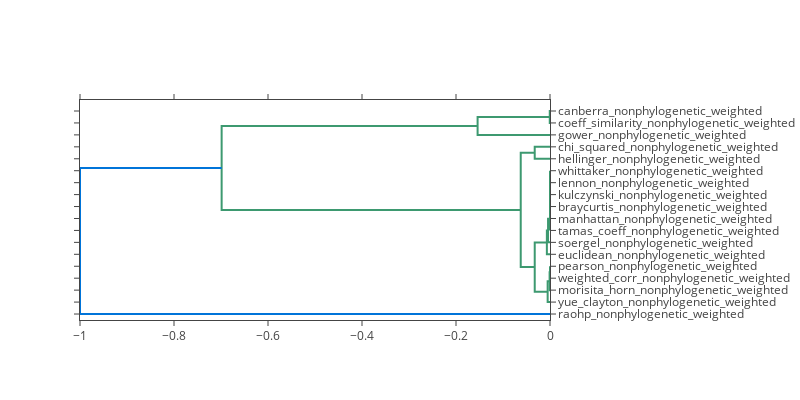

Notebook cell for this chart:
### Code cell
plot_dm_dendrogram(filters=["unweighted", "_phylogenetic"],height=400)

### Figure 1 — Plotly figure (JSON) as saved in the notebook; plotly's stock layout.template omitted (floating-point values rounded to 4 significant figures)
{"data": [{"hoverinfo": "text", "marker": {"color": "rgb(61,153,112)"}, "mode": "lines", "text": null, "type": "scatter", "x": [0, 0, 0, 0], "xaxis": "x", "y": [35, 35, 45, 45], "yaxis": "y"}, {"hoverinfo": "text", "marker": {"color": "rgb(61,153,112)"}, "mode": "lines", "text": null, "type": "scatter", "x": [0, -0.0008539, -0.0008539, 0], "xaxis": "x", "y": [25, 25, 40, 40], "yaxis": "y"}, {"hoverinfo": "text", "marker": {"color": "rgb(61,153,112)"}, "mode": "lines", "text": null, "type": "scatter", "x": [0, -0.004989, -0.004989, -0.0008539], "xaxis": "x", "y": [15, 15, 32.5, 32.5], "yaxis": "y"}, {"hoverinfo": "text", "marker": {"color": "rgb(61,153,112)"}, "mode": "lines", "text": null, "type": "scatter", "x": [0, 0, 0, 0], "xaxis": "x", "y": [115, 115, 125, 125], "yaxis": "y"}, {"hoverinfo": "text", "marker": {"color": "rgb(61,153,112)"}, "mode": "lines", "text": null, "type": "scatter", "x": [0, 0, 0, 0], "xaxis": "x", "y": [105, 105, 120, 120], "yaxis": "y"}, {"hoverinfo": "text", "marker": {"color": "rgb(61,153,112)"}, "mode": "lines", "text": null, "type": "scatter", "x": [0, 0, 0, 0], "xaxis": "x", "y": [95, 95, 112.5, 112.5], "yaxis": "y"}, {"hoverinfo": "text", "marker": {"color": "rgb(61,153,112)"}, "mode": "lines", "text": null, "type": "scatter", "x": [0, -3.106e-12, -3.106e-12, 0], "xaxis": "x", "y": [85, 85, 103.8, 103.8], "yaxis": "y"}, {"hoverinfo": "text", "marker": {"color": "rgb(61,153,112)"}, "mode": "lines", "text": null, "type": "scatter", "x": [0, -1.032e-11, -1.032e-11, -3.106e-12], "xaxis": "x", "y": [75, 75, 94.38, 94.38], "yaxis": "y"}, {"hoverinfo": "text", "marker": {"color": "rgb(61,153,112)"}, "mode": "lines", "text": null, "type": "scatter", "x": [0, -0.004148, -0.004148, -1.032e-11], "xaxis": "x", "y": [65, 65, 84.69, 84.69], "yaxis": "y"}, {"hoverinfo": "text", "marker": {"color": "rgb(61,153,112)"}, "mode": "lines", "text": null, "type": "scatter", "x": [0, -0.006664, -0.006664, -0.004148], "xaxis": "x", "y": [55, 55, 74.84, 74.84], "yaxis": "y"}, {"hoverinfo": "text", "marker": {"color": "rgb(61,153,112)"}, "mode": "lines", "text": null, "type": "scatter", "x": [-0.004989, -0.0325, -0.0325, -0.006664], "xaxis": "x", "y": [23.75, 23.75, 64.92, 64.92], "yaxis": "y"}, {"hoverinfo": "text", "marker": {"color": "rgb(61,153,112)"}, "mode": "lines", "text": null, "type": "scatter", "x": [0, -0.03251, -0.03251, 0], "xaxis": "x", "y": [135, 135, 145, 145], "yaxis": "y"}, {"hoverinfo": "text", "marker": {"color": "rgb(61,153,112)"}, "mode": "lines", "text": null, "type": "scatter", "x": [-0.0325, -0.06227, -0.06227, -0.03251], "xaxis": "x", "y": [44.34, 44.34, 140, 140], "yaxis": "y"}, {"hoverinfo": "text", "marker": {"color": "rgb(61,153,112)"}, "mode": "lines", "text": null, "type": "scatter", "x": [0, -0.000517, -0.000517, 0], "xaxis": "x", "y": [165, 165, 175, 175], "yaxis": "y"}, {"hoverinfo": "text", "marker": {"color": "rgb(61,153,112)"}, "mode": "lines", "text": null, "type": "scatter", "x": [0, -0.154, -0.154, -0.000517], "xaxis": "x", "y": [155, 155, 170, 170], "yaxis": "y"}, {"hoverinfo": "text", "marker": {"color": "rgb(61,153,112)"}, "mode": "lines", "text": null, "type": "scatter", "x": [-0.06227, -0.6986, -0.6986, -0.154], "xaxis": "x", "y": [92.17, 92.17, 162.5, 162.5], "yaxis": "y"}, {"hoverinfo": "text", "marker": {"color": "rgb(0,116,217)"}, "mode": "lines", "text": null, "type": "scatter", "x": [0, -1, -1, -0.6986], "xaxis": "x", "y": [5, 5, 127.3, 127.3], "yaxis": "y"}], "layout": {"autosize": false, "height": 400, "hovermode": "closest", "margin": {"r": 250}, "showlegend": false, "width": 800, "xaxis": {"mirror": "allticks", "rangemode": "tozero", "showgrid": false, "showline": true, "showticklabels": true, "ticks": "outside", "type": "linear", "zeroline": false}, "yaxis": {"mirror": "allticks", "rangemode": "tozero", "showgrid": false, "showline": true, "showticklabels": true, "side": "right", "tickmode": "array", "ticks": "outside", "ticktext": ["raohp_nonphylogenetic_weighted", "yue_clayton_nonphylogenetic_weighted", "morisita_horn_nonphylogenetic_weighted", "weighted_corr_nonphylogenetic_weighted", "pearson_nonphylogenetic_weighted", "euclidean_nonphylogenetic_weighted", "soergel_nonphylogenetic_weighted", "tamas_coeff_nonphylogenetic_weighted", "manhattan_nonphylogenetic_weighted", "braycurtis_nonphylogenetic_weighted", "kulczynski_nonphylogenetic_weighted", "lennon_nonphylogenetic_weighted", "whittaker_nonphylogenetic_weighted", "hellinger_nonphylogenetic_weighted", "chi_squared_nonphylogenetic_weighted", "gower_nonphylogenetic_weighted", "coeff_similarity_nonphylogenetic_weighted", "canberra_nonphylogenetic_weighted"], "tickvals": [5, 15, 25, 35, 45, 55, 65, 75, 85, 95, 105, 115, 125, 135, 145, 155, 165, 175], "type": "linear", "zeroline": false}}}
